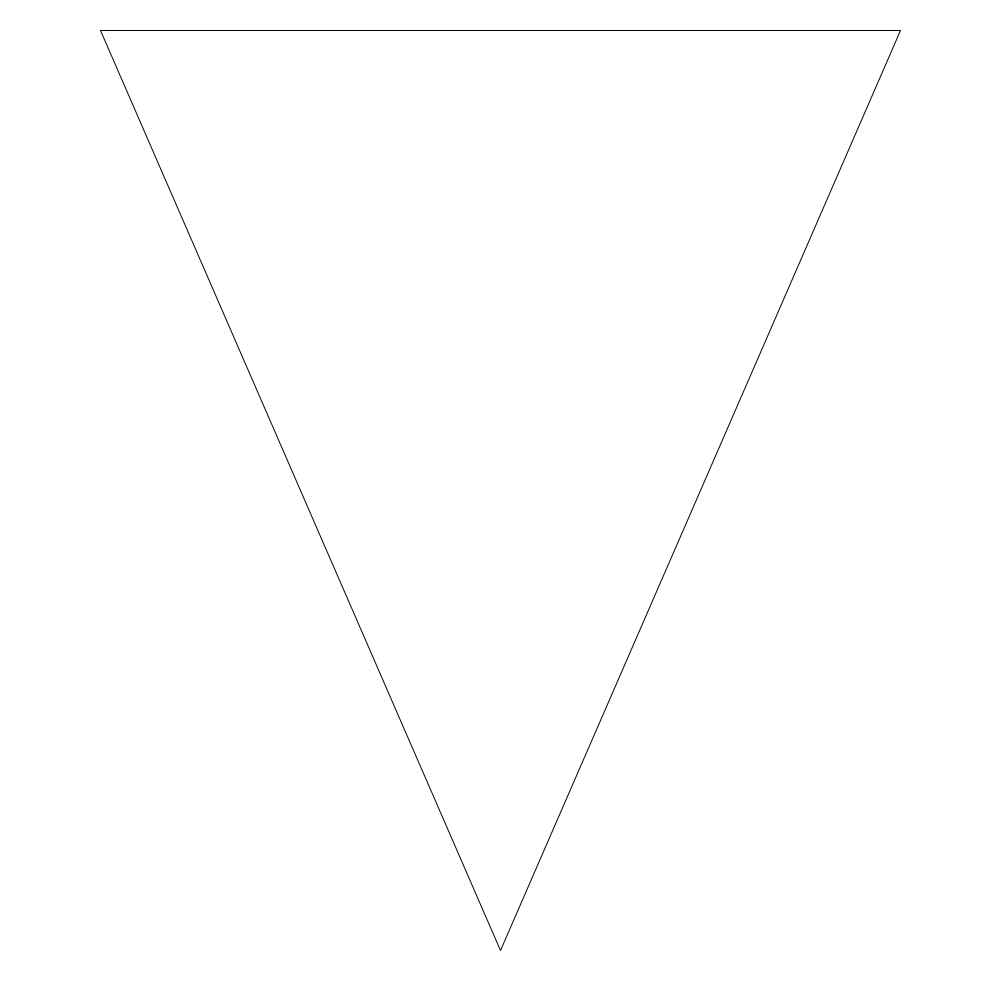
Frame 1 (no input)
Frame 60 (the mouse pressed at the canvas centre just before this capture): identical to frame 1, image omitted
Frame 120 (the mouse held since frame 60 and released just before this capture): identical to frame 1, image omitted

The Processing sketch that drew this single still picture (run headless with seeded random() and noise(); from frame 60 on, the mouse is pressed at the canvas centre):

// Processing sketch: Opdracht_9_8
// ── Opdracht_9_8.pde
void setup(){
size(1000,1000);
}

void draw(){
background(255,255,255);
tekenDriehoek(100,30,500,950,900,30);
}

void tekenDriehoek(int x1, int y1, int x2, int y2, int x3, int y3) {
  line(x1, y1, x2, y2);
  line(x2, y2, x3, y3);
  line(x3, y3, x1, y1);
}
